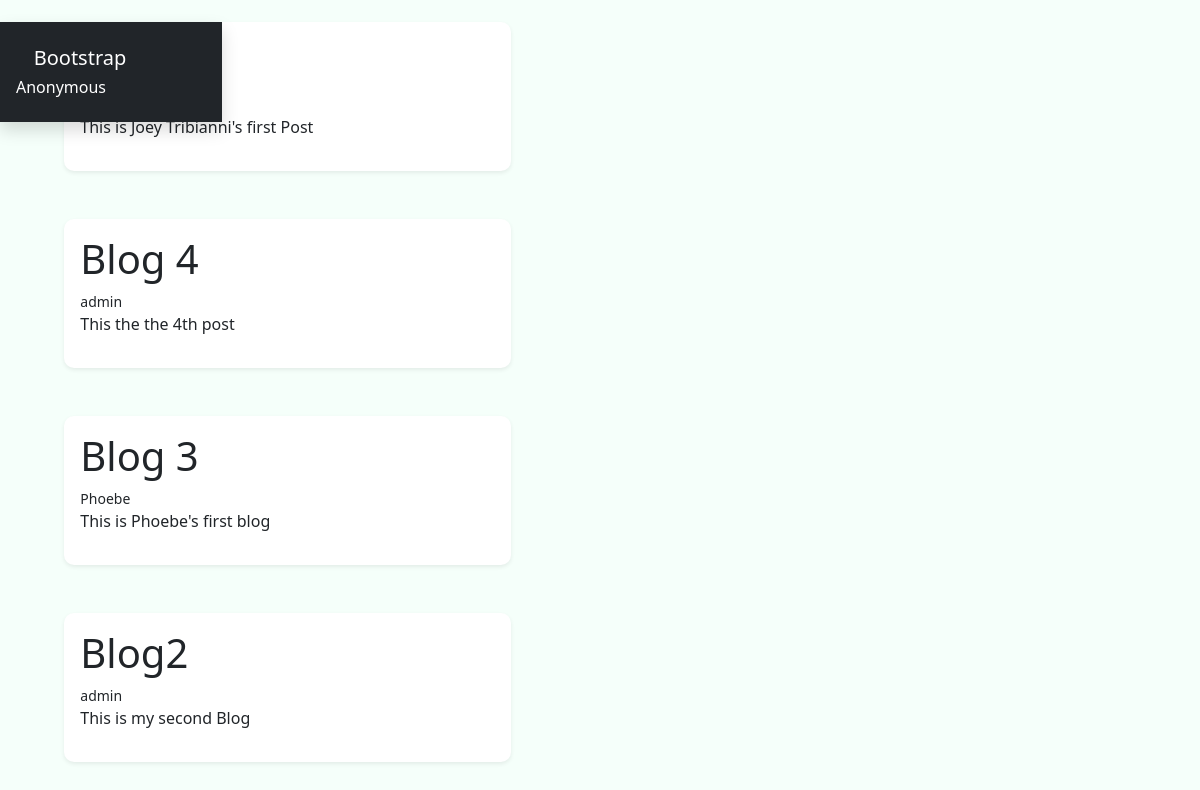
The page / on the database its author committed.
### blog/models.py (models this page shows, shortened)
class Post(models.Model):
    author = models.ForeignKey(User, on_delete=models.CASCADE)
    title = models.CharField(max_length=100)
    content = models.TextField()
    date_created = models.DateTimeField(default=timezone.now)

### blog/views.py (the view)
# urls.py: path('', PostListView.as_view(), name = 'home'),
class PostListView(ListView):
    model=Post
    template_name='index.html'
    context_object_name='posts'
    ordering=['-date_created']

### templates/index.html (shortened to what this page needs)
{% extends "base.html" %}
{% load static %}
    {% block head %}
        <link rel="stylesheet" href="{% static 'css/styles-index.css' %}">
    {% endblock %}
{% block content %}
    <div class="container">
        {% for post in posts %}
            <div class="blog shadow-sm p-3 mb-5 bg-white">
                <h1>{{ post.title }}</h1>
                <small>{{ post.author }}</small>
                <p>{{ post.content }}</p>
            </div>
        {% endfor %}
    </div>
{% endblock content %}

### static/css/styles-index.css (style rules this page uses)
.blog { width: 40%; height: fit-content; box-shadow: 2px 6px 10px -6px rgba(0,0,0,0.75); -webkit-box-shadow: 2px 6px 10px -6px rgba(0,0,0,0.75); -moz-box-shadow: 2px 6px 10px -6px rgba(0,0,0,0.75); border-radius: 10px; padding: 1%; margin: 2%; }
body { background-color:mintcream; }

### rows shown on the page
Post: content "This is Joey Tribianni's first Post"
Post: title "Blog 4", author "admin", content "This the the 4th post"
Post: title "Blog 3", author "Phoebe", content "This is Phoebe's first blog"
Post: title "Blog2", author "admin", content "This is my second Blog"
